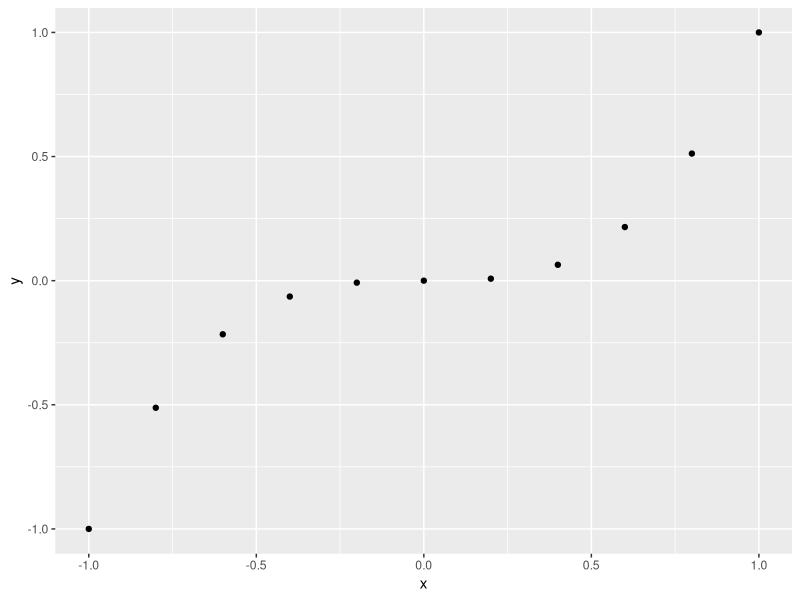
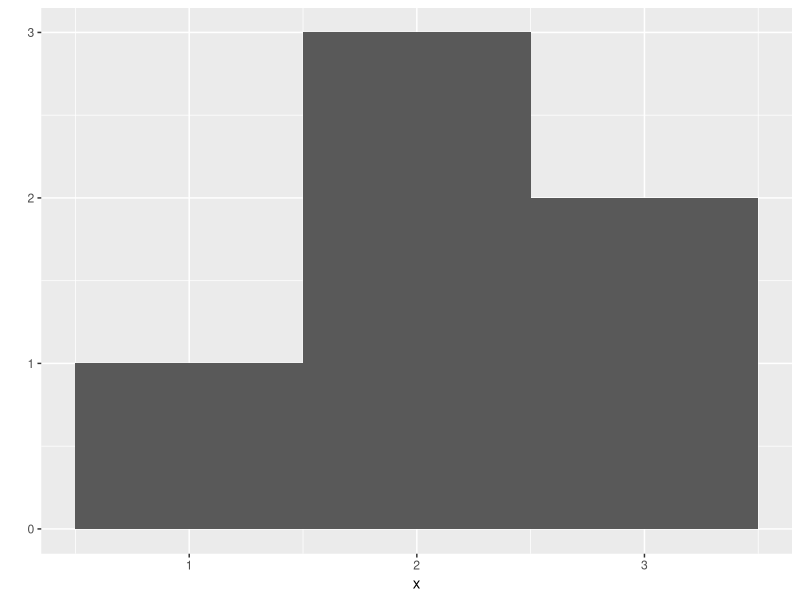
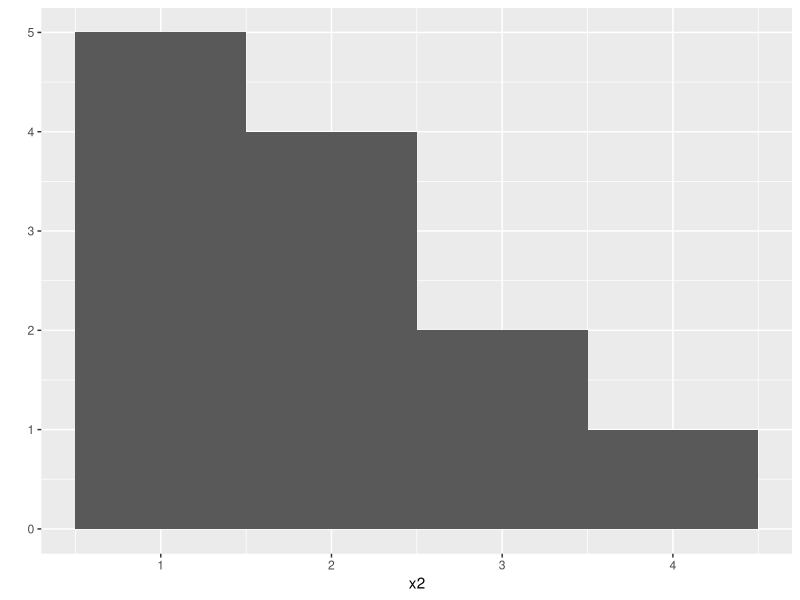
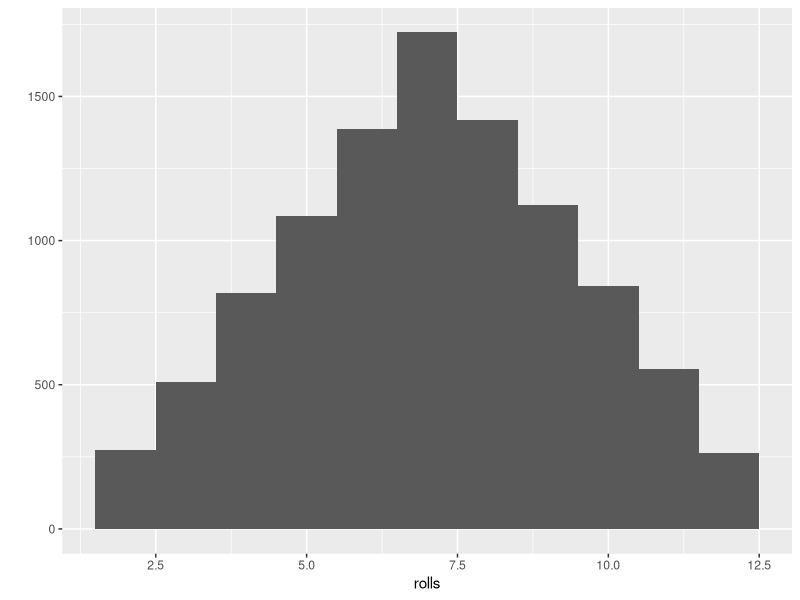
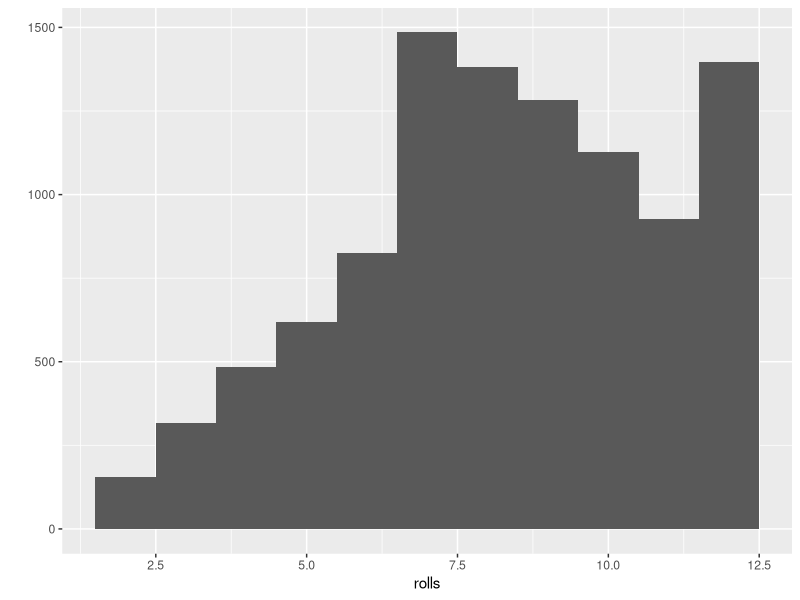

Write the R code that produced these figures, in order.
library("ggplot2")
qplot
x <- c(-1, -0.8, -0.6, -0.4, -0.2, 0, 0.2, 0.4, 0.6, 0.8, 1)
y <- x ^ 3
y
qplot(x, y)
x<-c(1,2,2,2,3,3)
qplot(x, binwidth = 1)
x2<-c(1,1,1,1,1,2,2,2,2,3,3,4)
qplot(x2, binwidth = 1)
replicate(3, 1 + 2)
roll <- function(die=1:6){
  dice <- sample(die, size=2, replace=T)
  sum(dice)
}
roll()
rolls <- replicate(10000, roll())
qplot(rolls, binwidth=1)
LoadedRoll <- function(die=1:6){
  dice <- sample(die, size=2, replace=T, prob = c(1/8, 1/8, 1/8, 1/8, 1/8, 3/8))
  sum(dice)
}
rolls <- replicate(10000, LoadedRoll())
qplot(rolls, binwidth=1)


